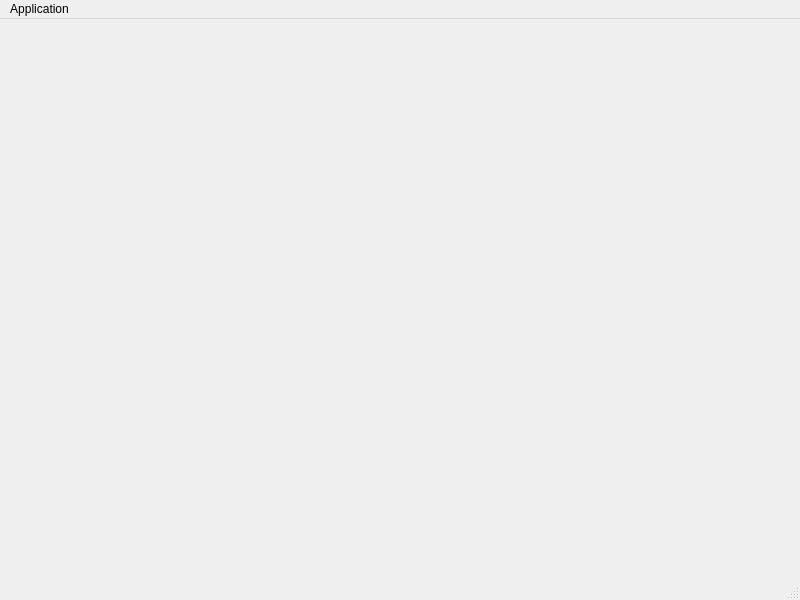
<?xml version="1.0" encoding="UTF-8"?>
<ui version="4.0">
 <class>MainWindow</class>
 <widget class="QMainWindow" name="MainWindow">
  <property name="geometry">
   <rect>
    <x>0</x>
    <y>0</y>
    <width>800</width>
    <height>600</height>
   </rect>
  </property>
  <property name="windowTitle">
   <string>MainWindow</string>
  </property>
  <widget class="QWidget" name="centralwidget"/>
  <widget class="QMenuBar" name="menubar">
   <property name="geometry">
    <rect>
     <x>0</x>
     <y>0</y>
     <width>800</width>
     <height>23</height>
    </rect>
   </property>
   <widget class="QMenu" name="menuApplication">
    <property name="title">
     <string>Application</string>
    </property>
    <addaction name="actionNew_window"/>
   </widget>
   <addaction name="menuApplication"/>
  </widget>
  <widget class="QStatusBar" name="statusbar"/>
  <action name="actionNew_window">
   <property name="text">
    <string>New window</string>
   </property>
  </action>
 </widget>
 <resources/>
 <connections/>
</ui>
